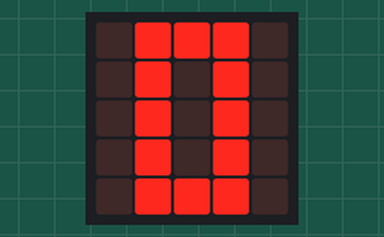
Recording of a program running on a simulated BBC micro:bit (MakeCode). On the bench: the board's 5×5 LED display.

Above: at 0.1 s.
At 1.5 s:
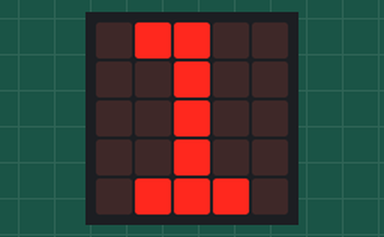
At 2.9 s:
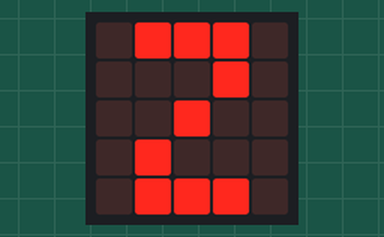
At 4.3 s:
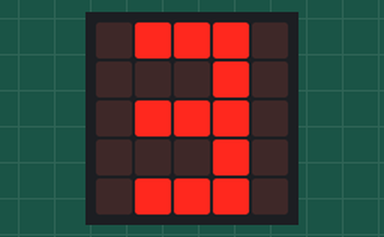
At 5.7 s:
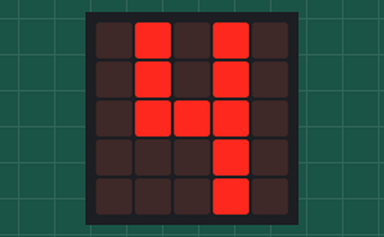

The program:

main.ts
```typescript
basic.forever(function () {
    basic.showLeds(`
        . # # # .
        . # . # .
        . # . # .
        . # . # .
        . # # # .
        `)
    basic.pause(1000)
    basic.showLeds(`
        . # # . .
        . . # . .
        . . # . .
        . . # . .
        . # # # .
        `)
    basic.pause(1000)
    basic.showLeds(`
        . # # # .
        . . . # .
        . . # . .
        . # . . .
        . # # # .
        `)
    basic.pause(1000)
    basic.showLeds(`
        . # # # .
        . . . # .
        . # # # .
        . . . # .
        . # # # .
        `)
    basic.pause(1000)
    basic.showLeds(`
        . # . # .
        . # . # .
        . # # # .
        . . . # .
        . . . # .
        `)
    basic.pause(1000)
})
```

test.ts
```typescript
// aquí va el archivo "tests"; esto no se compilará cuando este paquete se utilice como una extensión.
```

Measured:
- by itself, everything shown: repeats every 7.0 s, in 5 steps
- what the display in image 1 shows lasts 1.4 s, from 1.4 s to 2.8 s
